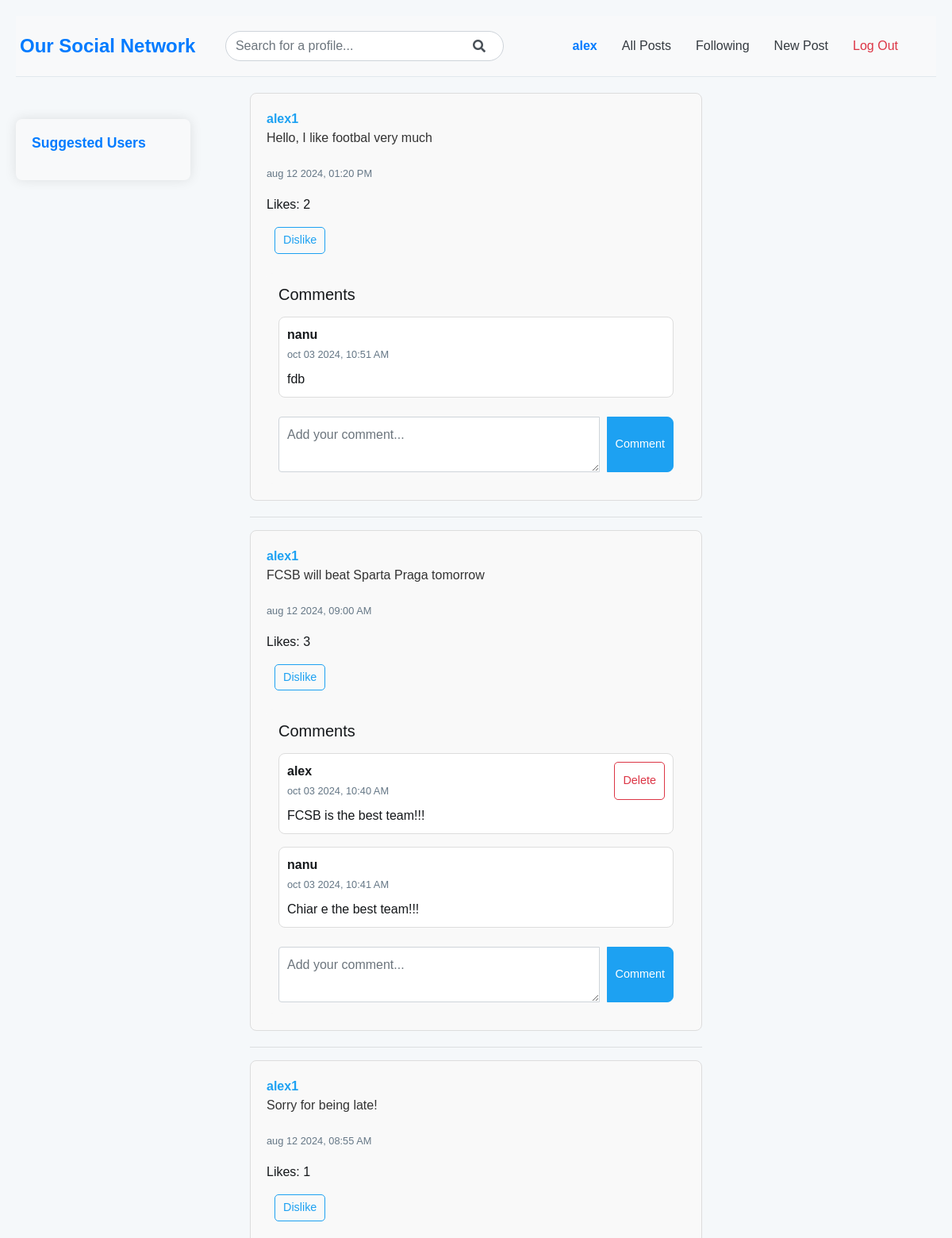
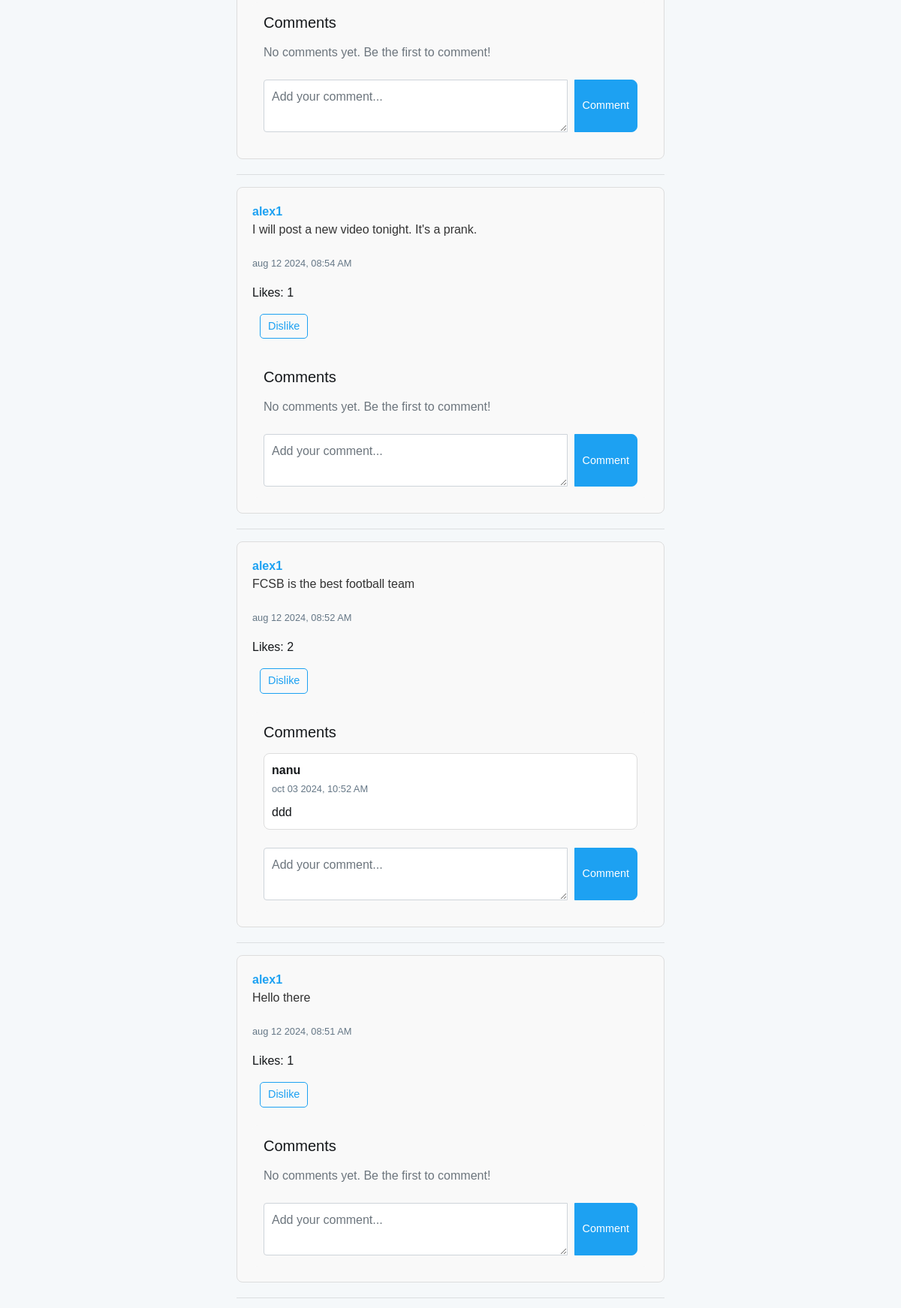
Page /following (signed in, upper part) on the committed database (2 pictures, top to bottom).
### network/models.py (models this page shows, shortened)
class User(AbstractUser):
    followers = models.ManyToManyField("self", blank=True, symmetrical=False, related_name="following")

class Post(models.Model):
    user = models.ForeignKey(User, on_delete=models.CASCADE, related_name="posts")
    content = models.TextField(blank=True)
    timestamp = models.DateTimeField(auto_now_add=True)
    likes = models.ManyToManyField(User, related_name="liked_posts")

class Comment(models.Model):
    post = models.ForeignKey(Post, on_delete=models.CASCADE, related_name="post_comments")
    user = models.ForeignKey(User, on_delete=models.CASCADE, related_name="user_comments")
    content = models.TextField()
    timestamp = models.DateTimeField(auto_now_add=True)

### network/views.py (the view)
# urls.py: path('following', views.following, name='following'),
@login_required
def following(request):
    user = request.user
    following = user.following.all()
    posts = Post.objects.filter(user__in=following).order_by('-timestamp')
    paginator = Paginator(posts, 10)
    page_number = request.GET.get('page')
    page_obj = paginator.get_page(page_number)
    return render(request, 'network/following.html', {
        'page_obj': page_obj
    })

### network/templates/network/following.html (shortened to what this page needs)
{% extends "network/layout.html" %}
{% block body %}
    {% if user.following.all %}
        {% for post in page_obj %}
            <div class="post" id="post-{{ post.id }}">
                <a href="{% url 'profile' post.user.username %}">{{ post.user }}</a>
                <p class="post-content">{{ post.content }}</p>
                <p><small>{{ post.timestamp|date:"b d Y, h:i A" }}</small></p>
                <p class="likes-count">Likes: {{ post.likes.count }}</p>
                {% if user.is_authenticated %}
                    {% if request.user in post.likes.all %}
                        <button class="btn btn-sm btn-outline-primary like-btn" data-post-id="{{ post.id }}">Dislike</button>
                    {% else %}
                        <button class="btn btn-sm btn-outline-primary like-btn" data-post-id="{{ post.id }}">Like</button>
                    {% endif %}
                    <div class="comments-section mt-4">
                        <h5 class="mb-3">Comments</h5>
                        <div class="comments-list">
                            {% for comment in post.post_comments.all %}
                                <div class="card mb-3" id="comment-{{ comment.id }}">
                                    <div class="card-body">
                                        <div class="d-flex justify-content-between">
                                            <div>
                                                <strong>{{ comment.user.username }}</strong> <br>
                                                <small>{{ comment.timestamp|date:"b d Y, h:i A" }}</small>
                                            </div>
                                            {% if comment.user == request.user %}
                                                <button class="btn btn-sm btn-outline-danger delete-comment-btn" data-comment-id="{{ comment.id }}">Delete</button>
                                            {% endif %}
                                        </div>
                                        <p class="mt-2 mb-0">{{ comment.content }}</p>
                                    </div>
                                </div>
                            {% empty %}
                                <p class="text-muted">No comments yet. Be the first to comment!</p>
                            {% endfor %}
                        </div>
                        <form id="comment-form" method="POST" action="{% url 'add_comment' post.id %}" class="mt-4">
                            <div class="input-group">
                                <textarea class="form-control" name="content" placeholder="Add your comment..." rows="2" required></textarea>
                                <div class="input-group-append">
                                    <button class="btn btn-primary" type="submit">Comment</button>
                                </div>
                            </div>
                        </form>
                    </div>
                {% endif %}
            </div>
            <hr>
        {% endfor %}
    {% else %}
        <p class="text-muted">You are not following anyone yet. Follow users to see their posts here!</p>
    {% endif %}
{% endblock %}

### network/templates/network/layout.html (shortened to what this page needs)
{% load static %}
<!DOCTYPE html>
<html lang="en">
    <head>
        <link rel="stylesheet" href="https://stackpath.bootstrapcdn.com/bootstrap/4.4.1/css/bootstrap.min.css">
        <link href="{% static 'network/styles.css' %}" rel="stylesheet">
        <link rel="stylesheet" href="https://cdnjs.cloudflare.com/ajax/libs/font-awesome/5.15.4/css/all.min.css">
    </head>
    <body>
        <div class="main-content">
          <nav class="navbar navbar-expand-lg navbar-light bg-light">
            <div class="container">
                <a class="navbar-brand font-weight-bold text-primary" href="{% url 'index' %}" style="margin-left: -20px;">
                    Our Social Network
                </a>
                <div class="collapse navbar-collapse justify-content-center" id="navbarNav">
                    <ul class="navbar-nav mx-auto">
                        {% if user.is_authenticated %}
                            <li class="nav-item">
                                <form class="form-inline my-2 my-lg-0" action="{% url 'search' %}" method="GET">
                                    <div class="input-group">
                                        <input class="form-control" type="search" name="q" placeholder="Search for a profile..." aria-label="Search" style="border-radius: 25px; padding: 12px; width: 350px;">
                                        <div class="input-group-append" style="position: relative;">
                                            <span class="input-group-text" style="background-color: transparent; border: none; position: absolute; right: 10px; top: 50%; transform: translateY(-50%);">
                                                <i class="fas fa-search"></i>
                                            </span>
                                        </div>
                                    </div>
                                </form>
                            </li>
                        {% endif %}
                    </ul>
                </div>
                <div class="collapse navbar-collapse justify-content-end">
                    <ul class="navbar-nav">
                        {% if user.is_authenticated %}
                            <li class="nav-item">
                                <a class="nav-link font-weight-bold text-primary" href="{% url 'profile' user.username %}">{{ user.username }}</a>
                            </li>
                        {% endif %}
                        <li class="nav-item">
                            <a class="nav-link text-dark" href="{% url 'index' %}">All Posts</a>
                        </li>
                        {% if user.is_authenticated %}
                            <li class="nav-item">
                                <a class="nav-link text-dark" href="{% url 'following' %}">Following</a>
                            </li>
                            <li class="nav-item">
                                <a class="nav-link text-dark" href="{% url 'new_post' %}">New Post</a>
                            </li>
                            <li class="nav-item">
                                <a class="nav-link text-danger" href="{% url 'logout' %}">Log Out</a>
                            </li>
                        {% endif %}
                    </ul>
                </div>
            </div>
        </nav>
            <div class="body">
                {% block body %}
                {% endblock %}
                {% if user.is_authenticated %}
                    <div class="suggested-users">
                        <h5>Suggested Users</h5>
                    </div>
                {% endif %}
            </div>
        </div>
    </body>
</html>

### network/static/network/styles.css (style rules this page uses)
body { font-family: 'Arial', sans-serif; background-color: #f5f8fa; color: #14171a; margin: 0; padding: 0; }
html, body { height: 100%; margin: 0; display: flex; flex-direction: column; }
.main-content { flex: 1; padding: 20px; }
.navbar { background-color: #f8f9fa !important; padding: 15px 0; border-bottom: 1px solid #e1e8ed; }
.navbar-brand { font-size: 1.5rem; font-weight: bold; color: #007bff !important; margin-left: -10px; }
.nav-item { margin-right: 15px; }
.nav-link { font-size: 1rem; color: #343a40 !important; }
.nav-link.text-danger { color: #dc3545 !important; }
.navbar .nav-link.font-weight-bold { color: #007bff !important; }
.body { max-width: 600px; margin: 20px auto; padding: 0 15px; }
.post { background-color: #ffffff; border: 1px solid #e1e8ed; border-radius: 8px; padding: 15px; margin-bottom: 15px; }
.post a { color: #1da1f2; font-weight: bold; text-decoration: none; }
.post p { font-size: 1rem; line-height: 1.5; }
.post small { color: #657786; }
.btn-primary { background-color: #1da1f2; border-color: #1da1f2; }
a { color: #1da1f2; }
.post { padding: 20px; margin-bottom: 20px; background-color: #f9f9f9; border: 1px solid #ddd; border-radius: 8px; position: relative; }
.post-content { font-size: 1.1em; margin-bottom: 20px; color: #333; }
.btn { margin-left: 10px; padding: 5px 10px; font-size: 0.9em; border-radius: 5px; cursor: pointer; }
.btn-outline-primary { border-color: #1da1f2; color: #1da1f2; }
.form-control { width: 300px; padding: 10px; }
.like-btn { margin-right: 18rem; }
.comments-section { background-color: #f9f9f9; padding: 15px; border-radius: 8px; }
.card { background-color: #fff; border: 1px solid #ddd; border-radius: 8px; }
.card-body { padding: 10px; }
textarea { border-radius: 8px; }
#comment-form button { border-radius: 0 8px 8px 0; }
.suggested-users { position: fixed; top: 100px; left: 20px; width: 200px; padding: 15px; background-color: #f8f9fa; border-radius: 8px; box-shadow: 0 0 10px rgba(0, 0, 0, 0.1); font-size: 0.9rem; }
.suggested-users { position: fixed; top: 150px; left: 20px; width: 220px; padding: 20px; background-color: #f8f9fa; border-radius: 8px; box-shadow: 0 0 15px rgba(0, 0, 0, 0.1); font-size: 1rem; transition: transform 0.3s ease-in-out; }
.suggested-users h5 { font-size: 1.1rem; font-weight: bold; color: #007bff; }

### rows in the picture
User: username "alex"
Post: user "alex1", content "Hello, I like footbal very much", timestamp "aug 12 2024, 01:20 PM", likes.count "2"
Comment: user.username "nanu", timestamp "oct 03 2024, 10:51 AM", content "fdb"
Post: user "alex1", content "FCSB will beat Sparta Praga tomorrow", timestamp "aug 12 2024, 09:00 AM", likes.count "3"
Comment: user.username "alex", timestamp "oct 03 2024, 10:40 AM", content "FCSB is the best team!!!"
Comment: user.username "nanu", timestamp "oct 03 2024, 10:41 AM", content "Chiar e the best team!!!"
Post: user "alex1", content "Sorry for being late!", timestamp "aug 12 2024, 08:55 AM", likes.count "1"
Post: user "alex1", content "I will post a new video tonight. It's a prank.", timestamp "aug 12 2024, 08:54 AM", likes.count "1"
Post: user "alex1", content "FCSB is the best football team", timestamp "aug 12 2024, 08:52 AM", likes.count "2"
Comment: user.username "nanu", timestamp "oct 03 2024, 10:52 AM", content "ddd"
Post: user "alex1", content "Hello there", timestamp "aug 12 2024, 08:51 AM", likes.count "1"
